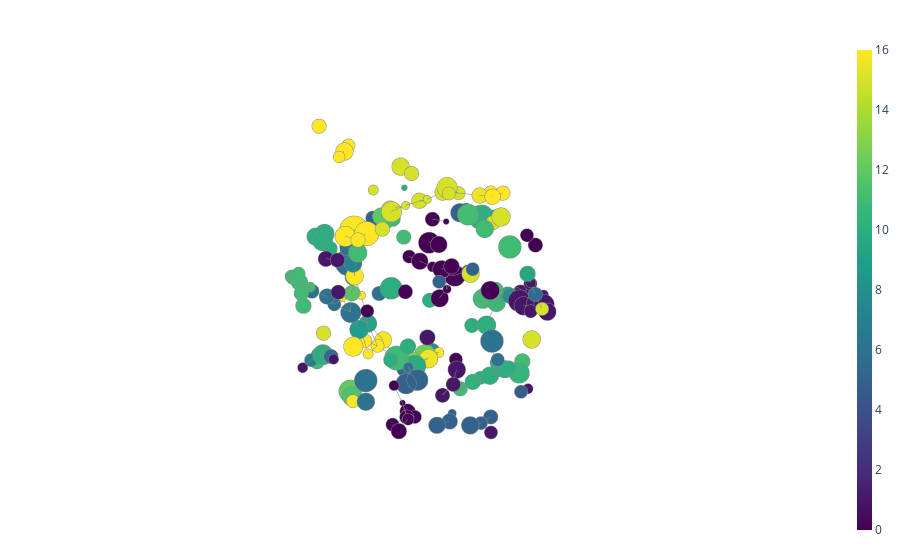

The notebook cell this image was saved under:
### Code cell
fig = plot_static_mapper_graph(pipe, x_scaled,
                               layout_dim=3,
                               node_scale=40,
                               layout="fruchterman_reingold",
                               color_data=color_array)
fig.show(config={'scrollZoom': True})

### Figure 1 — Plotly figure (JSON) as saved in the notebook; plotly's stock layout.template omitted (floating-point values rounded to 4 significant figures; data arrays with more than 128 entries replaced by an {"elided": "..."} marker saying what was removed)
{"data": [{"hoverinfo": "none", "line": {"color": "#888", "width": 1}, "mode": "lines", "name": "edge_trace", "type": "scatter3d", "uid": "24740f06-dfa2-44da-b1cc-9a7dd570b475", "x": {"elided": "1173 float values"}, "y": {"elided": "1173 float values"}, "z": {"elided": "1173 float values"}}, {"hoverinfo": "text", "hoverlabel": {"bgcolor": {"elided": "196 str values"}}, "hovertext": {"elided": "196 str values"}, "marker": {"color": {"elided": "196 float values"}, "colorbar": {"thickness": 15, "title": {"side": "right", "text": ""}, "xanchor": "left"}, "colorscale": [[0, "#440154"], [0.1111, "#482878"], [0.2222, "#3e4989"], [0.3333, "#31688e"], [0.4444, "#26828e"], [0.5556, "#1f9e89"], [0.6667, "#35b779"], [0.7778, "#6ece58"], [0.8889, "#b5de2b"], [1, "#fde725"]], "line": {"color": "#888", "width": 1}, "opacity": 1, "reversescale": false, "showscale": true, "size": {"elided": "196 int values"}, "sizemin": 4, "sizemode": "area", "sizeref": 0.03}, "mode": "markers", "name": "node_trace", "type": "scatter3d", "uid": "84fa9291-f09d-482f-942e-46e7e6240b4d", "x": {"elided": "196 float values"}, "y": {"elided": "196 float values"}, "z": {"elided": "196 float values"}}], "layout": {"autosize": false, "hovermode": "closest", "margin": {"b": 20, "l": 5, "r": 5, "t": 40}, "scene": {"xaxis": {"showbackground": false, "showgrid": false, "showline": false, "showticklabels": false, "title": {"text": ""}, "zeroline": false}, "yaxis": {"showbackground": false, "showgrid": false, "showline": false, "showticklabels": false, "title": {"text": ""}, "zeroline": false}, "zaxis": {"showbackground": false, "showgrid": false, "showline": false, "showticklabels": false, "title": {"text": ""}, "zeroline": false}}, "showlegend": false, "title": {"text": ""}}}
